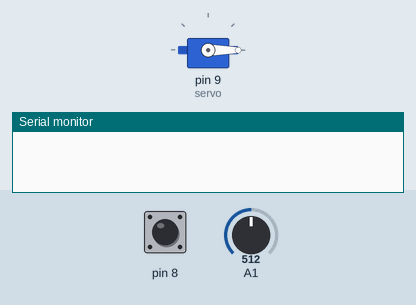
A sketch run on a simulated Arduino Uno, built with avr-gcc and run on an emulated ATmega328P. On the bench: servo, the last lines printed to the serial monitor. The inputs (shaded band) are chosen by the test bench; at power-on: pin 8 LOW, A1 = 512.

Above: at 1.3 s.
1.4 s: pin 8 driven HIGH
At 2.18 s:
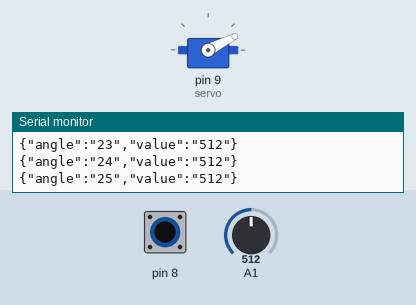
At 2.8 s:
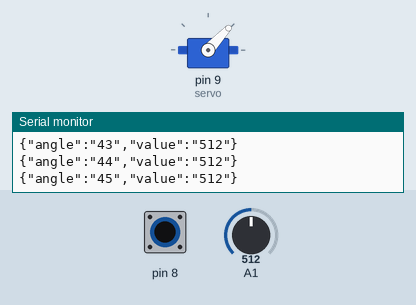
4.4 s: A1 set to 990
At 4.98 s:
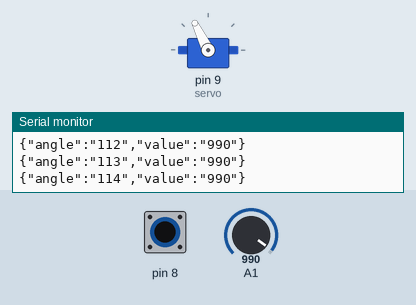
7.4 s: A1 set to 1015
At 7.75 s:
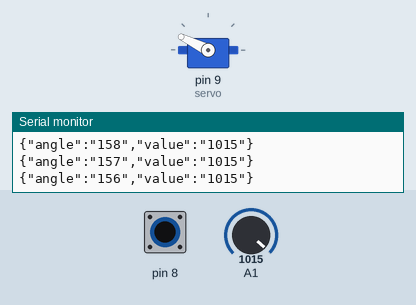
10.4 s: A1 set to 900
13.4 s: pin 8 pulsed LOW 2 times (0.12 s each, 0.3 s apart)
17.0 s: pin 8 pulsed LOW 2 times (0.12 s each, 0.3 s apart)
Timing chart, 0 to 21.6 s (numbered marks = the images above; inputs shaded):
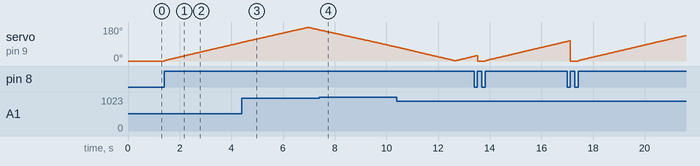

Measured:
- the behaviour switches between 999 and 1000 on A1 (found by bisection; images 3 and 4)
- after the input at 1.4 s, servo on pin 9 (servo): moves from 0° to 98° over 3.0 s, starting at once

The sketch:

ptvision.ino
```cpp
#include <Servo.h>

Servo servo;
int running = 0;
int sensorValue = 0;
int angle = 0;
int delta = 1;
int switchState = 0;
int lastSwitchState = 0;

void reset() {
   angle = 0;
   delta = 1;
   servo.write(0);
   running = 0;
   delay(100);
}

void setup() {
   Serial.begin(9600);
   servo.attach(9);
   pinMode(8, INPUT);
   reset();
}


void printValue(char *tag,int value) {
   Serial.print("\"");
   Serial.print(tag);
   Serial.print("\":\"");
   Serial.print(value);
   Serial.print("\"");
}

void loop() {

   switchState = digitalRead(8);

   if(switchState ^ lastSwitchState) {
      if(running && switchState) {
         reset();
      } else if(!running && switchState ) {
         running = 1;
      }
   }
   lastSwitchState = switchState;


   if(running) {
      sensorValue = analogRead(A1);

      Serial.print("{");
      printValue("angle",angle);
      Serial.print(",");
      printValue("value",sensorValue);
      Serial.println("}");

      if(angle+delta>=180-1 || angle+delta<=0)
         delta *= -1;
      angle += delta;

      servo.write(angle);
   }

   delay(20);
}
```
